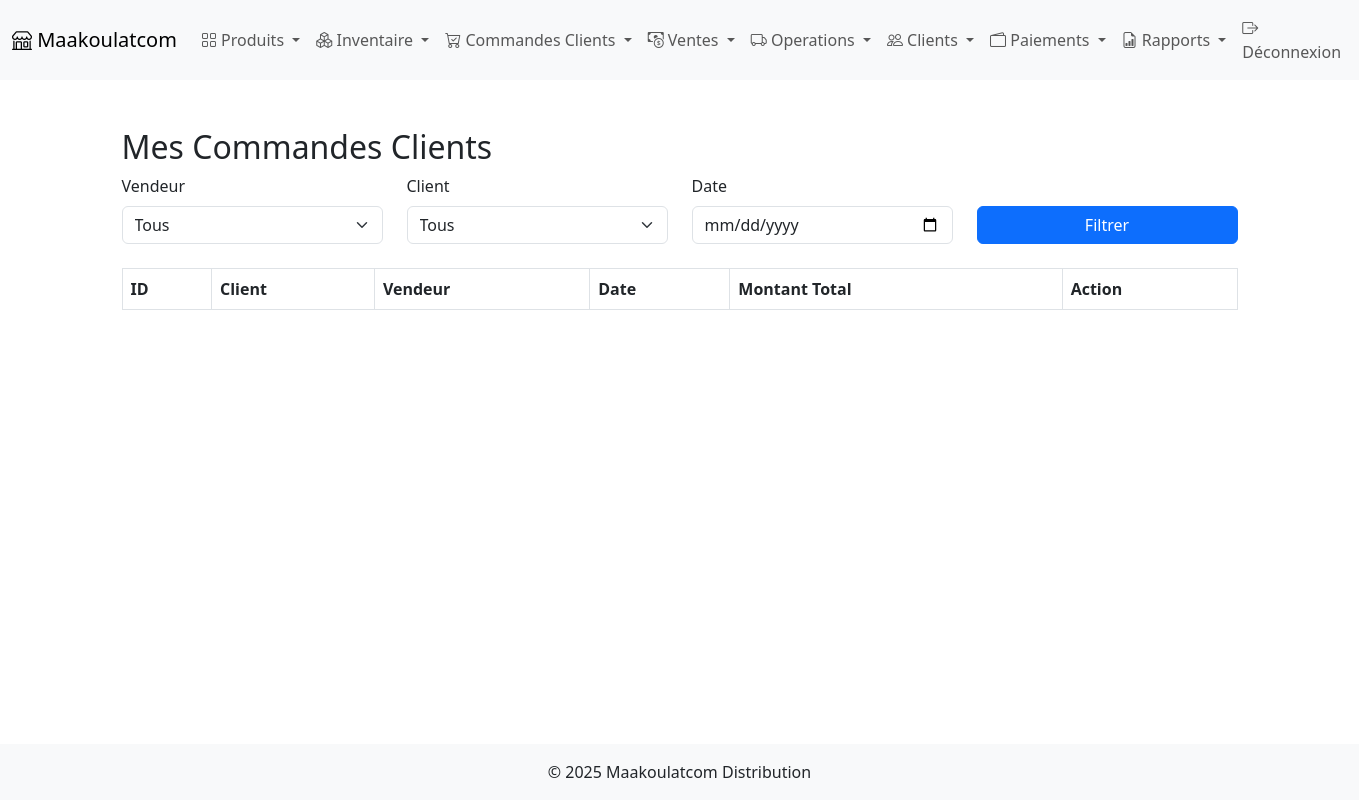
The page /orders/ (signed in) on the database as committed earlier.
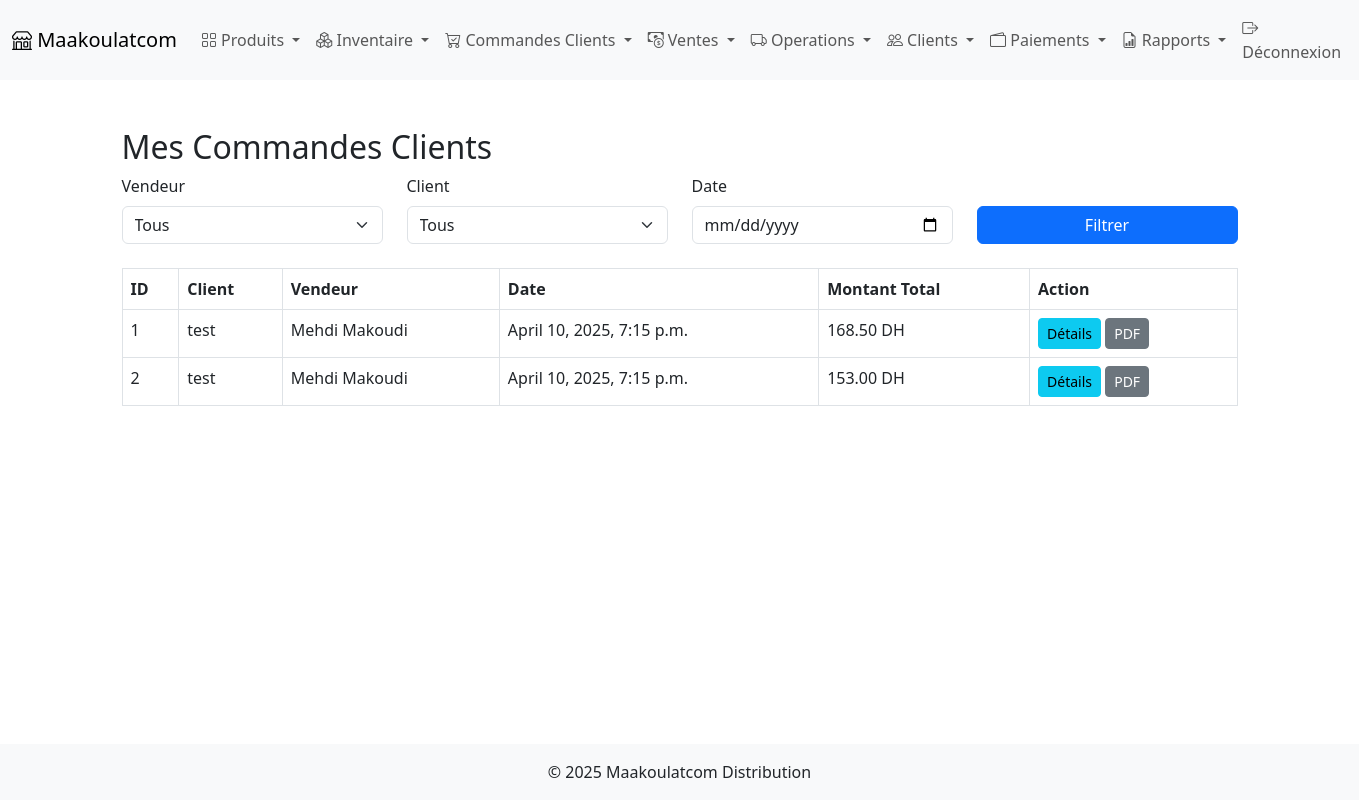
The same page on the database as committed later.
### products/models.py (models this page shows, shortened)
class CustomerOrder(models.Model):
    seller = models.ForeignKey(Seller, on_delete=models.CASCADE)
    customer = models.ForeignKey(Customer, on_delete=models.CASCADE)
    date = models.DateTimeField(auto_now_add=True)
    total_amount = models.DecimalField(max_digits=10, decimal_places=2)
    status = models.CharField(max_length=20, default='Pending')

class Customer(models.Model):
    name = models.CharField(max_length=100)
    phone = models.CharField(max_length=20, blank=True, null=True)
    address = models.TextField(blank=True, null=True)
    seller = models.ForeignKey('Seller', on_delete=models.CASCADE, related_name='customers')

class Seller(models.Model):
    user = models.OneToOneField(User, on_delete=models.CASCADE, null=True, blank=True)
    name = models.CharField(max_length=100)
    email = models.EmailField(unique=True)
    phone = models.CharField(max_length=15)
    role = models.CharField(max_length=20, choices=[
        ('seller', 'Seller'),
        ('manager', 'Manager'),
    ], default='seller')

### products/views.py (the view)
# urls.py: path('orders/', views.customer_order_list, name='order_list'),
@login_required
def customer_order_list(request):
    sellers = Seller.objects.all()
    customers = Customer.objects.all()
    seller_id = request.GET.get('seller')
    customer_id = request.GET.get('customer')
    date = request.GET.get('date')
    orders = CustomerOrder.objects.all().select_related('customer', 'seller')
    if seller_id:
        orders = orders.filter(seller_id=seller_id)
    if customer_id:
        orders = orders.filter(customer_id=customer_id)
    if date:
        orders = orders.filter(date=date)
    return render(request, 'sales/customer_order_list.html', {
        'orders': orders,
        'sellers': sellers,
        'customers': customers,
        'selected_seller': int(seller_id) if seller_id else None,
        'selected_customer': int(customer_id) if customer_id else None,
        'selected_date': date,
    })

### products/templates/sales/customer_order_list.html (shortened to what this page needs)
{% extends 'products/base.html' %}
{% block content %}
<h2>Mes Commandes Clients</h2>
<form method="get" class="row mb-4">
    <div class="col-md-3">
        <label for="seller" class="form-label">Vendeur</label>
        <select name="seller" id="seller" class="form-select">
            <option value="">Tous</option>
        </select>
    </div>
    <div class="col-md-3">
        <label for="customer" class="form-label">Client</label>
        <select name="customer" id="customer" class="form-select">
            <option value="">Tous</option>
        </select>
    </div>
    <div class="col-md-3">
        <label for="date" class="form-label">Date</label>
        <input type="date" name="date" id="date" class="form-control" value="{{ selected_date }}">
    </div>
    <div class="col-md-3 d-flex align-items-end">
        <button type="submit" class="btn btn-primary w-100">Filtrer</button>
    </div>
</form>
<table class="table table-bordered">
    <thead>
        <tr>
            <th>ID</th>
            <th>Client</th>
            <th>Vendeur</th>
            <th>Date</th>
            <th>Montant Total</th>
            <th>Action</th>
        </tr>
    </thead>
    <tbody>
        {% for order in orders %}
        <tr>
            <td>{{ order.id }}</td>
            <td>{{ order.customer.name }}</td>
            <td>{{ order.seller.name }}</td>
            <td>{{ order.date }}</td>
            <td>{{ order.total_amount }} DH</td>
            <td>
                <a href="{% url 'products:order_detail' order.id %}" class="btn btn-sm btn-info">Détails</a>
                <a href="{% url 'products:order_pdf' order.id %}" class="btn btn-sm btn-secondary">PDF</a>
            </td>
        </tr>
        {% endfor %}
    </tbody>
</table>
{% endblock %}

### products/templates/products/base.html (shortened to what this page needs)
<!DOCTYPE html>
<html lang="fr">
<head>
    <link href="https://cdn.jsdelivr.net/npm/bootstrap@5.3.0/dist/css/bootstrap.min.css" rel="stylesheet">
    <link rel="stylesheet" href="https://cdn.jsdelivr.net/npm/bootstrap-icons@1.10.5/font/bootstrap-icons.css">
</head>
<body>
    <nav class="navbar navbar-expand-lg navbar-light bg-light">
        <div class="container-fluid">
            <a class="navbar-brand" href="{% url 'products:dashboard' %}">
                <i class="bi bi-shop"></i> Maakoulatcom
            </a>
            <div class="collapse navbar-collapse" id="navbarNav">
                <ul class="navbar-nav">
                    <li class="nav-item dropdown">
                        <a class="nav-link dropdown-toggle" href="#" data-bs-toggle="dropdown">
                            <i class="bi bi-grid"></i> Produits
                        </a>
                    </li>
                    <li class="nav-item dropdown">
                        <a class="nav-link dropdown-toggle" href="#" data-bs-toggle="dropdown">
                            <i class="bi bi-boxes"></i> Inventaire
                        </a>
                    </li>
                    <li class="nav-item dropdown">
                        <a class="nav-link dropdown-toggle" href="#" id="customerOrdersDropdown" role="button" data-bs-toggle="dropdown">
                            <i class="bi bi-cart-check"></i> Commandes Clients
                        </a>
                    </li>
                    <li class="nav-item dropdown">
                        <a class="nav-link dropdown-toggle" href="#" data-bs-toggle="dropdown">
                            <i class="bi bi-cash-coin"></i> Ventes
                        </a>
                    </li>
                    <li class="nav-item dropdown">
                        <a class="nav-link dropdown-toggle" href="#" data-bs-toggle="dropdown">
                            <i class="bi bi-truck"></i> Operations
                        </a>
                    </li>
                    <li class="nav-item dropdown">
                        <a class="nav-link dropdown-toggle" href="#" data-bs-toggle="dropdown">
                            <i class="bi bi-people"></i> Clients
                        </a>
                    </li>
                    <li class="nav-item dropdown">
                        <a class="nav-link dropdown-toggle" href="#" data-bs-toggle="dropdown">
                            <i class="bi bi-wallet2"></i> Paiements
                        </a>
                    </li>
                    <li class="nav-item dropdown">
                        <a class="nav-link dropdown-toggle" href="#" data-bs-toggle="dropdown">
                            <i class="bi bi-file-earmark-bar-graph"></i> Rapports
                        </a>
                    </li>
                </ul>
                <ul class="navbar-nav">
                    {% if user.is_authenticated %}
                    <li class="nav-item">
                        <a class="nav-link" href="{% url 'logout' %}">
                            <i class="bi bi-box-arrow-right"></i> Déconnexion
                        </a>
                    </li>
                    {% else %}
                    <li class="nav-item">
                        <a class="nav-link" href="{% url 'login' %}">
                            <i class="bi bi-box-arrow-in-right"></i> Connexion
                        </a>
                    </li>
                    {% endif %}
                </ul>
            </div>
        </div>
    </nav>
    <main class="container mt-5">
        {% block content %}
        {% endblock %}
    </main>
    <footer class="bg-light text-center text-lg-start">
        <div class="text-center p-3">
            © 2025 Maakoulatcom Distribution
        </div>
    </footer>
</body>
</html>

### products/templates/products/base.html (style rules this page uses)
html, body { height: 100%; }
body { display: flex; flex-direction: column; }
main { flex: 1; }

Rows that differ between the two databases and show on the page:
added CustomerOrder: id "1", customer.name "test", seller.name "Mehdi Makoudi", date "April 10, 2025, 7:15 p.m.", total_amount "168.50"
added CustomerOrder: id "2", customer.name "test", seller.name "Mehdi Makoudi", date "April 10, 2025, 7:15 p.m.", total_amount "153.00"
